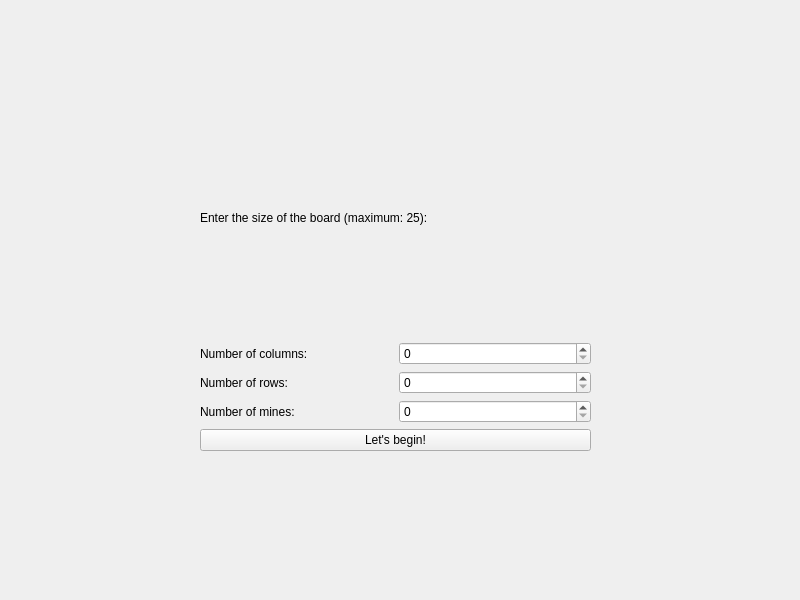
<?xml version="1.0" encoding="UTF-8"?>
<ui version="4.0">
 <class>MainWindow</class>
 <widget class="QMainWindow" name="MainWindow">
  <property name="geometry">
   <rect>
    <x>0</x>
    <y>0</y>
    <width>800</width>
    <height>600</height>
   </rect>
  </property>
  <property name="windowTitle">
   <string>MainWindow</string>
  </property>
  <widget class="QWidget" name="centralwidget">
   <widget class="QStackedWidget" name="stackedWidget">
    <property name="geometry">
     <rect>
      <x>0</x>
      <y>0</y>
      <width>801</width>
      <height>591</height>
     </rect>
    </property>
    <widget class="QWidget" name="mainPage">
     <widget class="QWidget" name="gridLayoutWidget">
      <property name="geometry">
       <rect>
        <x>200</x>
        <y>100</y>
        <width>391</width>
        <height>351</height>
       </rect>
      </property>
      <layout class="QGridLayout" name="gridLayout_3">
       <item row="2" column="0">
        <widget class="QLabel" name="label_3">
         <property name="styleSheet">
          <string notr="true">font: 9pt &quot;Batang&quot;;</string>
         </property>
         <property name="text">
          <string>Number of rows:</string>
         </property>
        </widget>
       </item>
       <item row="1" column="0">
        <widget class="QLabel" name="label_2">
         <property name="styleSheet">
          <string notr="true">font: 9pt &quot;Batang&quot;;</string>
         </property>
         <property name="text">
          <string>Number of columns:</string>
         </property>
        </widget>
       </item>
       <item row="3" column="1">
        <widget class="QSpinBox" name="spinBox_Mine">
         <property name="styleSheet">
          <string notr="true">font: 9pt &quot;Batang&quot;;</string>
         </property>
        </widget>
       </item>
       <item row="2" column="1">
        <widget class="QSpinBox" name="spinBox_Row">
         <property name="styleSheet">
          <string notr="true">font: 9pt &quot;Batang&quot;;</string>
         </property>
        </widget>
       </item>
       <item row="1" column="1">
        <widget class="QSpinBox" name="spinBox_Col">
         <property name="styleSheet">
          <string notr="true">font: 9pt &quot;Batang&quot;;</string>
         </property>
        </widget>
       </item>
       <item row="3" column="0">
        <widget class="QLabel" name="label_4">
         <property name="styleSheet">
          <string notr="true">font: 9pt &quot;Batang&quot;;</string>
         </property>
         <property name="text">
          <string>Number of mines:</string>
         </property>
        </widget>
       </item>
       <item row="4" column="0" colspan="2">
        <widget class="QPushButton" name="beginButton">
         <property name="styleSheet">
          <string notr="true">font: 9pt &quot;Batang&quot;;</string>
         </property>
         <property name="text">
          <string>Let's begin!</string>
         </property>
        </widget>
       </item>
       <item row="0" column="0" colspan="2">
        <widget class="QLabel" name="label">
         <property name="styleSheet">
          <string notr="true">font: 9pt &quot;Batang&quot;;</string>
         </property>
         <property name="text">
          <string>Enter the size of the board (maximum: 25):</string>
         </property>
        </widget>
       </item>
      </layout>
     </widget>
    </widget>
    <widget class="QWidget" name="gamePage">
     <widget class="QWidget" name="gridLayoutWidget_2">
      <property name="geometry">
       <rect>
        <x>30</x>
        <y>40</y>
        <width>741</width>
        <height>481</height>
       </rect>
      </property>
      <layout class="QGridLayout" name="gridLayout_4"/>
     </widget>
     <widget class="QLabel" name="label_5">
      <property name="geometry">
       <rect>
        <x>70</x>
        <y>10</y>
        <width>501</width>
        <height>41</height>
       </rect>
      </property>
      <property name="styleSheet">
       <string notr="true">font: 9pt &quot;Batang&quot;;</string>
      </property>
      <property name="text">
       <string>Left-click to mark, right-click to reveal!</string>
      </property>
     </widget>
    </widget>
   </widget>
  </widget>
 </widget>
 <resources/>
 <connections/>
</ui>
